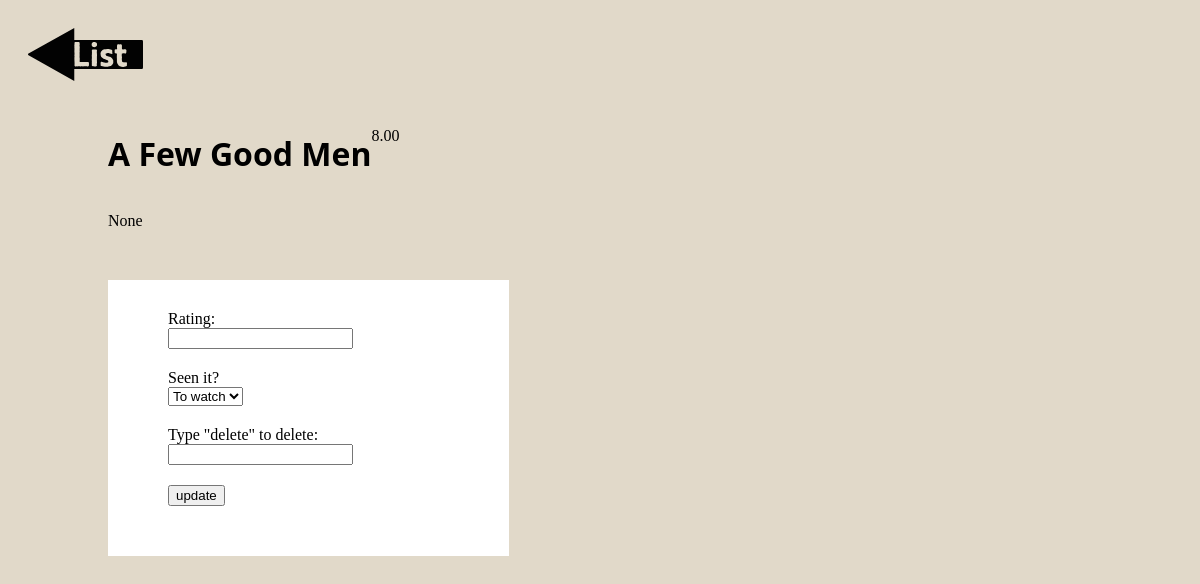
Page /watchlist/2/ on the committed database.
### watchlist/models.py (models this page shows, shortened)
class Movie(models.Model):
    TOWATCH = 'TW'
    WATCHED = 'WD'
    WATCH_STATE_CHOICES = [
        (TOWATCH, 'To watch'),
        (WATCHED, 'Watched')
    ]
    movie_title = models.CharField(max_length=200)
    movie_url = models.CharField(max_length=200, null=True)
    page = models.CharField(max_length=200, null=True)
    synopsis = models.CharField(max_length=200, null=True)
    watch_state = models.CharField(
        choices = WATCH_STATE_CHOICES,
        max_length = 2,
        default = TOWATCH
    )
    rating = models.DecimalField(
        max_digits=3,
        decimal_places=2,
        default=0,
        validators=[MinValueValidator(Decimal('0.00'))]
        )

### watchlist/views.py (the view)
# urls.py: path('<int:movie_id>/', views.detail, name='detail'),
def detail(request, movie_id):
    movie = get_object_or_404(Movie, pk=movie_id)
    if request.method == 'POST':
        movie = get_object_or_404(Movie, pk=movie_id)
        form = UpdateMovieForm(request.POST, movie)
        if form.is_valid():
            movie.watch_state = form.cleaned_data['new_watch_state']
            if form.cleaned_data['new_rating'] != None:
                movie.rating = form.cleaned_data['new_rating']
            movie.save()
            if str(form.cleaned_data['delete_movie']) == 'delete':
                movie.delete()
            return HttpResponseRedirect("/watchlist/")
    else:
        form = UpdateMovieForm(request.POST, movie)
    return render(request, 'watchlist/detail.html', {'movie': movie, 'form': form})

### watchlist/forms.py
class UpdateMovieForm(forms.Form):
    new_rating = forms.DecimalField(
        label = 'Rating',
        required = False,
    )
    new_watch_state = forms.ChoiceField(
        label='Seen it?',
        choices = [('TW', 'To watch'), ('WD', 'Watched')],
        required = False
    )
    delete_movie = forms.CharField(
        label='Type "delete" to delete',
        max_length=6,
        required = False
    )

### watchlist/templates/watchlist/detail.html (shortened to what this page needs)
{% load static %}
<head>
  <link rel="stylesheet" href="{% static 'css/detail.css' %}">
</head>
<a href="/watchlist">
  <img src="{% static 'images/arrow.svg' %}" alt="back to list" id="back-arrow">
</a>
<div class="page-content">
  <div class="header">
    <h1>{{ movie.movie_title }}</h1>
    {% if movie.watch_state == "WD" %}
      <p>{{ movie.rating }}</p>
    {% endif %}
  </div>
  <div>
  <p class="movie-summary">{{ movie.synopsis }}</p>
  <form action="{% url 'watchlist:detail' movie.id %}" method="post">
      {{ form }}
      <input type="submit" value="update">
  </form>
</div>

### watchlist/static/css/detail.css (style rules this page uses)
.page-content { padding: 10px 100px; }
#back-arrow { width: 115px; margin: 20px }
.header { display: flex; flex-direction: row; }
h1 { font-family: system-ui; }
.movie-summary { max-width: 700px; }
form { display: flex; flex-direction: column; margin: 50 0; background-color: white; padding: 30px 60px; width: 281px; }
input, select { width: fit-content; margin-bottom: 20px; }

### rows in the picture
Movie: movie_title "A Few Good Men", rating "8.00", synopsis "None"
